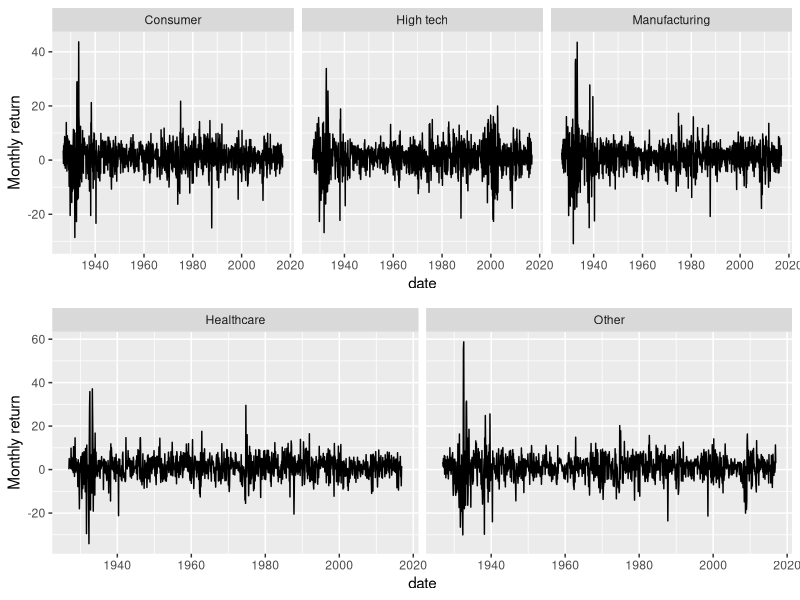
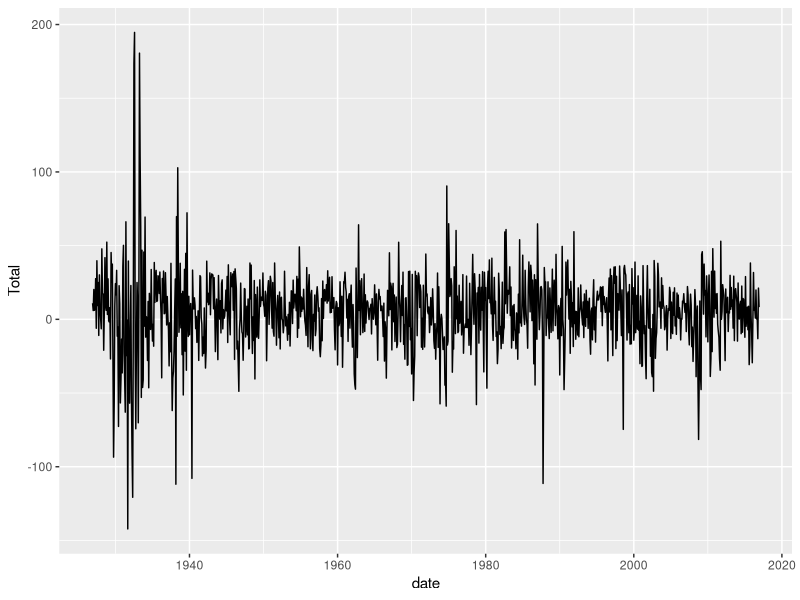
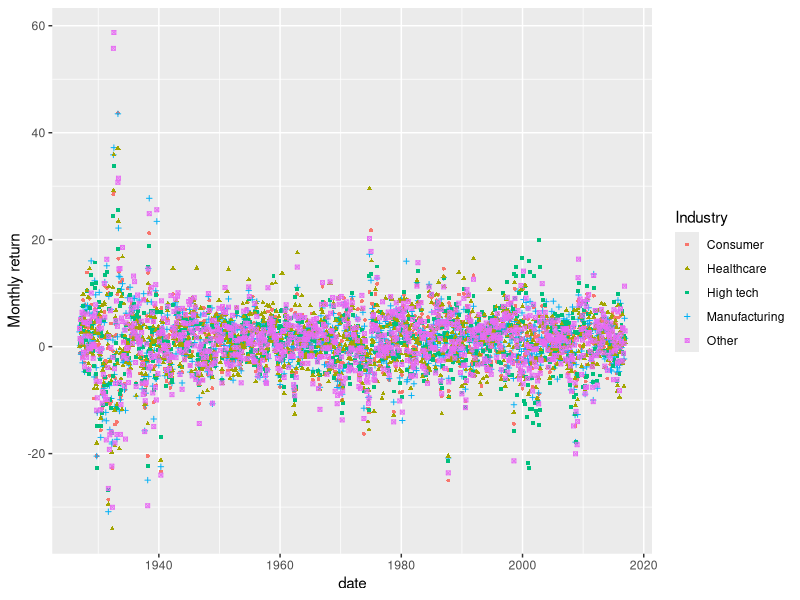
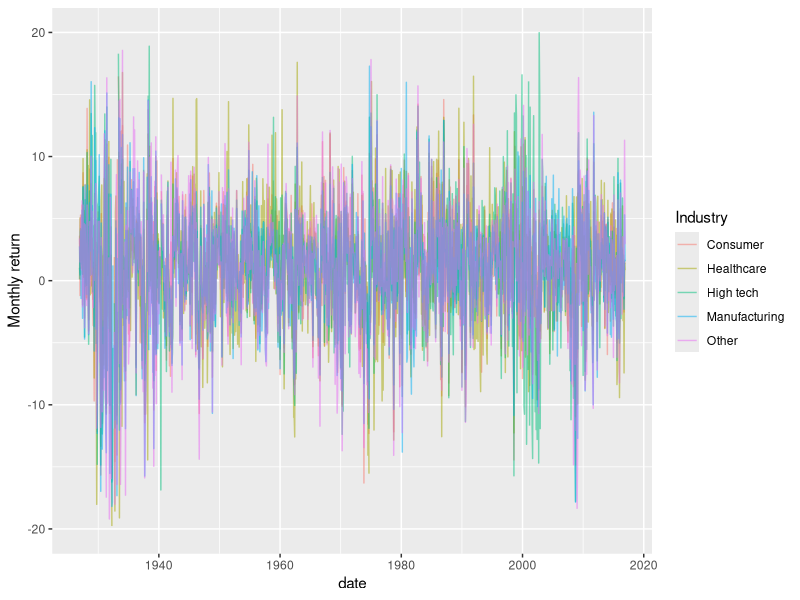
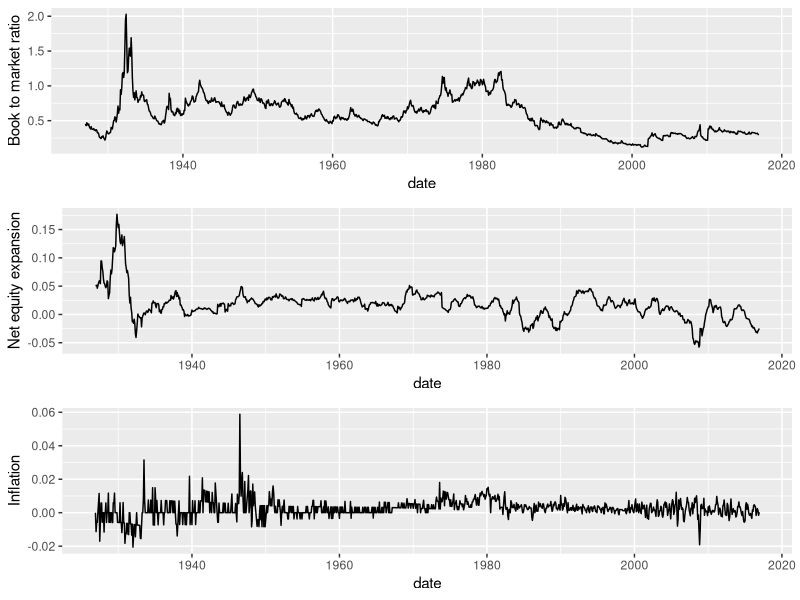

Write the R code that produced these figures, in order. (Note: this script raises an error after producing the figures.)
## ---- chunk 1
knitr::opts_chunk$set(echo = TRUE)
library(magrittr)
library(ggplot2)
library(tidyverse)
library(stats)
## ---- chunk 2
data <- read.csv("A4_data.csv", sep = "\t") %>% 
  mutate(date = as.Date(yyyymm %>% 
                          as.character() %>% 
                          paste0("01"), 
                        format = "%Y%m%d"))  %>% 
  select(-yyyymm)
summary(data)
head(data)
## ---- chunk 3
max(data$date)
## ---- chunk 4
# pdf("Industries.pdf", width = 5, height = 7.5)

plot_data <- data %>% 
  # mutate('Total industry' = select(., Cnsmr,Manuf,HiTec,Hlth,Other) %>% sum()) %>% 
  # mutate(Total = Cnsmr + Manuf + HiTec + Hlth + Other) %>% 
  rename(Consumer = Cnsmr, Manufacturing = Manuf, "High tech" = HiTec, Healthcare = Hlth) %>% 
  gather(Industry, "Monthly return", Consumer, Manufacturing, "High tech", Healthcare, Other) %>% #, "Total industry") %>% 
  mutate(row = ifelse(Industry %in% c('Consumer', 'Manufacturing', "High tech"), 1, 2)) %>% 
  group_by(date) %>% mutate(total = sum(`Monthly return`))
  
  gridExtra::grid.arrange(
    ggplot(plot_data %>% filter(Industry %in% c('Consumer', 'Manufacturing', "High tech"))) +
      geom_line(aes(x = date, y = `Monthly return`)) +
      facet_grid(cols = vars(Industry), scale = "free"),
    
    ggplot(plot_data%>% filter(!(Industry %in% c('Consumer', 'Manufacturing', "High tech")))) +
      geom_line(aes(x = date, y = `Monthly return`)) +
      facet_grid(cols = vars(Industry), scale = "free"),
    
    nrow = 2
  )
  

# dev.off()
## ---- chunk 5
data %>% mutate(Total = Cnsmr + Manuf + HiTec + Hlth + Other) %>% ggplot()+
  geom_line(aes(x = date, y = Total))
## ---- chunk 6
plot_data %>% ggplot() +
  geom_point(aes(date, `Monthly return`, color = Industry, shape = Industry), size = 1)

plot_data %>% ggplot() +
  geom_line(aes(date, `Monthly return`, color = Industry), alpha = .5) +
  ylim(-20, 20)
## ---- chunk 7
gridExtra::grid.arrange(
    ggplot(data) +
      geom_line(aes(x = date, y = b.m)) +
      ylab("Book to market ratio"),
    
    ggplot(data) +
      geom_line(aes(x = date, y = ntis)) +
      ylab("Net equity expansion"),
    
    ggplot(data) +
      geom_line(aes(x = date, y = infl)) +
      ylab("Inflation"),
    
    nrow = 3
)
## ---- chunk 8
data %>% select(Cnsmr, Manuf, HiTec, Hlth, Other) %>% mutate(total = sum())
## ---- chunk 9

#ACF and PACF

layout(matrix(c(1,1,2,3,4,4,5,6,7,7,8,9,10,10,11,12,13, 13, 14, 15), nrow = 10, byrow = TRUE), heights=c(1,3,1,3,1,3,1,3,1,3))
plot.new()
text(0.5,0.5,"Consumer",cex=3,font=2)
acf(data$Cnsmr, main=NA, lag.max=60)
pacf(data$Cnsmr, main=NA,  lag.max=60)
plot.new()
text(0.5,0.5,"Manufactoring",cex=3,font=2)
acf(data$Manuf, main=NA, lag.max=60)
pacf(data$Manuf, main=NA,  lag.max=60)
plot.new()
text(0.5,0.5,"High tech",cex=3,font=2)
acf(data$HiTec, main=NA, lag.max=60)
pacf(data$HiTec, main=NA,  lag.max=60)
plot.new()
text(0.5,0.5,"Healthcare",cex=3,font=2)
acf(data$Hlth, main=NA, lag.max=60)
pacf(data$Hlth, main=NA,  lag.max=60)
plot.new()
text(0.5,0.5,"Other",cex=3,font=2)
acf(data$Other, main=NA, lag.max=60)
pacf(data$Other, main=NA,  lag.max=60)

## ---- chunk 10

##CCF

layout(matrix(c(1,2,3,4,5,6,7,8,9,10,11,12), nrow = 6, byrow = TRUE), heights=c(1,3,1,3,1,3))
plot.new()
text(0.5,0.5,"CCF z2000, z2800",cex=3,font=2)
plot.new()
text(0.5,0.5,"CCF z2000, z2800",cex=3,font=2)
ccf(data$Cnsmr,data$Manuf, main = NA, lag.max = 16)
ccf(data$Cnsmr,data$HiTec, main = NA, lag.max = 16)
plot.new()
text(0.5,0.5,"CCF z2000, z2800",cex=3,font=2)
plot.new()
text(0.5,0.5,"CCF z2000, z2800",cex=3,font=2)
ccf(data$Cnsmr,data$Hlth, main = NA, lag.max = 16)
ccf(data$Cnsmr,data$Other, main = NA, lag.max = 16)
plot.new()
text(0.5,0.5,"CCF z2000, z2800",cex=3,font=2)
plot.new()
text(0.5,0.5,"CCF z2000, z2800",cex=3,font=2)
ccf(data$Manuf,data$HiTec, main = NA, lag.max = 16)
ccf(data$Manuf,data$Hlth, main = NA, lag.max = 16)

## ---- chunk 11

ccf(data$Cnsmr,data$Manuf, main = NA)

## ---- chunk 12

##CCF

layout(matrix(c(1,2,3,4,5,6,7,8,9,10,11,12), nrow = 6, byrow = TRUE), heights=c(1,4,1,4,1,4))
plot.new()
text(1,1,"CCF Consumer, Manufacturing",cex=2,font=1)
plot.new()
text(1,1,"CCF Consumer, Hightech",cex=2,font=1)
ccf(data$Cnsmr,data$Manuf, main = NA)
ccf(data$Cnsmr,data$HiTec, main = NA)
plot.new()
text(1,1,"CCF Consumer, Healthcare",cex=2,font=1)
plot.new()
text(1,1,"CCF Consumer, Other",cex=2,font=1)
ccf(data$Cnsmr,data$Hlth, main = NA)
ccf(data$Cnsmr,data$Other, main = NA)
plot.new()
text(1,1,"CCF Manufacturing, Hightech",cex=2,font=1)
plot.new()
text(1,1,"CCF Manufacturing, Healthcare",cex=2,font=1)
ccf(data$Manuf,data$HiTec, main = NA)
ccf(data$Manuf,data$Hlth, main = NA)

## ---- chunk 13
# plot_data %>% group_by(date) %>% mutate(total = sum(`Monthly return`)) %>% gather("Industry", "Monthly return", )

data %>% mutate(total = Cnsmr + Manuf + HiTec + Hlth + Other)
# plot_data %>% group_by(date) %>% rbind(`Monthly return` = sum(`Monthly return`))
